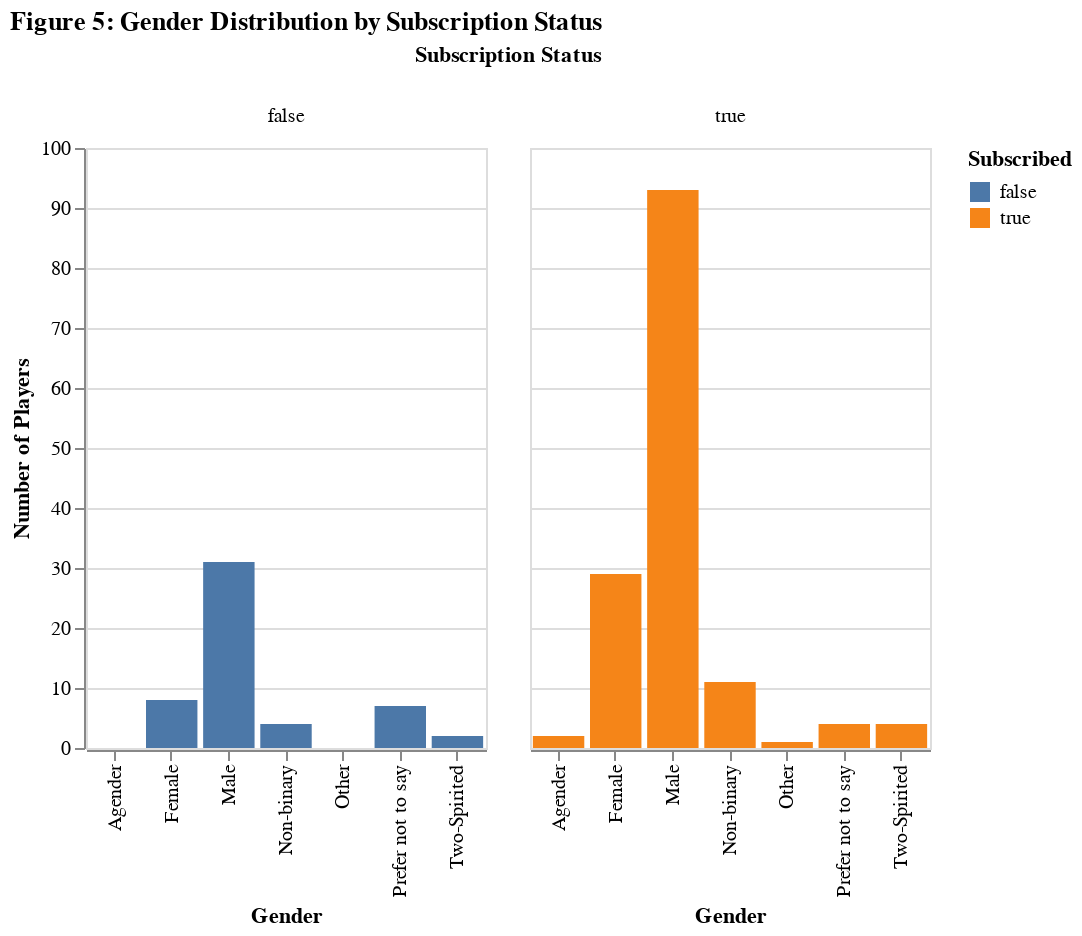

Notebook code cell kept with this figure:
### Markdown cell above
**Figure 5:** Gender Distribution By Subscription Status: Grouped bar charts showing gender composition within subscriber and non-subscriber groups. This visualization assesses whether gender differs between groups and helps identify gender-based subscription patterns.

### Code cell
fig5 = alt.Chart(players).mark_bar().encode(
    x=alt.X('gender:N', title='Gender'),
    y=alt.Y('count()', title='Number of Players'),
    color=alt.Color('subscribe:N', title='Subscribed'),
    column=alt.Column('subscribe:N', title='Subscription Status')
).properties(
    title='Figure 5: Gender Distribution by Subscription Status',
    width=200,
    height=300
)
fig5

### Figure 1 — Vega-Lite specification as saved in the notebook (floating-point values rounded to 4 significant figures; data arrays with more than 128 entries replaced by an {"elided": "..."} marker saying what was removed)
{"config": {"view": {"continuousWidth": 300, "continuousHeight": 300}}, "data": {"name": "data-094ab745fb9f06385dd7feabadc0ec26"}, "mark": {"type": "bar"}, "encoding": {"color": {"field": "subscribe", "title": "Subscribed", "type": "nominal"}, "column": {"field": "subscribe", "title": "Subscription Status", "type": "nominal"}, "x": {"field": "gender", "title": "Gender", "type": "nominal"}, "y": {"aggregate": "count", "title": "Number of Players", "type": "quantitative"}}, "height": 300, "title": "Figure 5: Gender Distribution by Subscription Status", "width": 200, "$schema": "https://vega.github.io/schema/vega-lite/v5.20.1.json", "datasets": {"data-094ab745fb9f06385dd7feabadc0ec26": {"elided": "196 records"}}}
